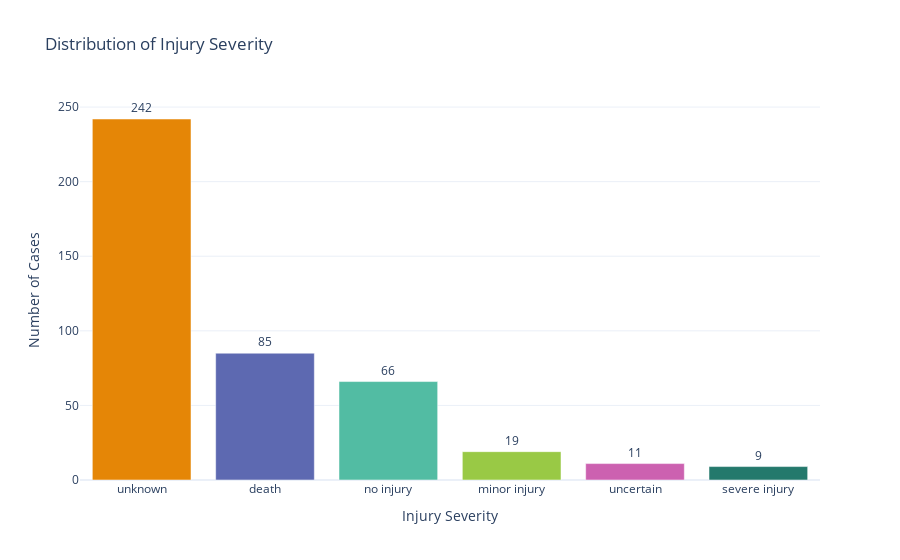
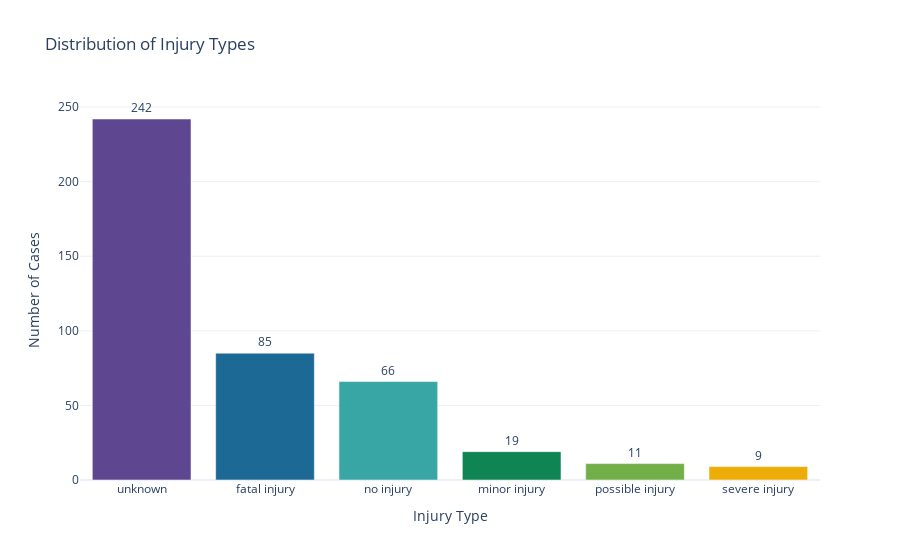

Notebook code for these charts, in order:
### Code cell
import plotly.express as px
import plotly.io as pio

# Show in VSCode browser
pio.renderers.default = 'vscode'

# Ensure columns are clean
df.columns = df.columns.str.strip()

# --------------------------------------------
# 1. INJURY SEVERITY GRAPH
# --------------------------------------------
if 'injury_severity' not in df.columns:
    raise KeyError("Column 'injury_severity' not found! Current columns: " + str(df.columns.tolist()))

severity_counts = df['injury_severity'].value_counts().reset_index()
severity_counts.columns = ['Injury Severity', 'Count']

fig1 = px.bar(
    severity_counts,
    x='Injury Severity',
    y='Count',
    title='Distribution of Injury Severity',
    color='Injury Severity',
    text='Count',
    color_discrete_sequence=px.colors.qualitative.Vivid
)

fig1.update_traces(textposition='outside')
fig1.update_layout(
    xaxis_title='Injury Severity',
    yaxis_title='Number of Cases',
    template='plotly_white',
    showlegend=False
)

fig1.show()

# --------------------------------------------
# 2. INJURY TYPE GRAPH
# --------------------------------------------
if 'injury_type' not in df.columns:
    raise KeyError("Column 'injury_type' not found! Current columns: " + str(df.columns.tolist()))

type_counts = df['injury_type'].value_counts().reset_index()
type_counts.columns = ['Injury Type', 'Count']

fig2 = px.bar(
    type_counts,
    x='Injury Type',
    y='Count',
    title='Distribution of Injury Types',
    color='Injury Type',
    text='Count',
    color_discrete_sequence=px.colors.qualitative.Prism
)

fig2.update_traces(textposition='outside')
fig2.update_layout(
    xaxis_title='Injury Type',
    yaxis_title='Number of Cases',
    template='plotly_white',
    showlegend=False
)

fig2.show()

### Figure 1 — Plotly figure (JSON) as saved in the notebook; plotly's stock layout.template omitted (floating-point values rounded to 4 significant figures)
{"data": [{"alignmentgroup": "True", "hovertemplate": "Injury Severity=%{x}<br>Count=%{text}<extra></extra>", "legendgroup": "unknown", "marker": {"color": "rgb(229, 134, 6)", "pattern": {"shape": ""}}, "name": "unknown", "offsetgroup": "unknown", "orientation": "v", "showlegend": true, "text": [242], "textposition": "outside", "type": "bar", "x": ["unknown"], "xaxis": "x", "y": [242], "yaxis": "y"}, {"alignmentgroup": "True", "hovertemplate": "Injury Severity=%{x}<br>Count=%{text}<extra></extra>", "legendgroup": "death", "marker": {"color": "rgb(93, 105, 177)", "pattern": {"shape": ""}}, "name": "death", "offsetgroup": "death", "orientation": "v", "showlegend": true, "text": [85], "textposition": "outside", "type": "bar", "x": ["death"], "xaxis": "x", "y": [85], "yaxis": "y"}, {"alignmentgroup": "True", "hovertemplate": "Injury Severity=%{x}<br>Count=%{text}<extra></extra>", "legendgroup": "no injury", "marker": {"color": "rgb(82, 188, 163)", "pattern": {"shape": ""}}, "name": "no injury", "offsetgroup": "no injury", "orientation": "v", "showlegend": true, "text": [66], "textposition": "outside", "type": "bar", "x": ["no injury"], "xaxis": "x", "y": [66], "yaxis": "y"}, {"alignmentgroup": "True", "hovertemplate": "Injury Severity=%{x}<br>Count=%{text}<extra></extra>", "legendgroup": "minor injury", "marker": {"color": "rgb(153, 201, 69)", "pattern": {"shape": ""}}, "name": "minor injury", "offsetgroup": "minor injury", "orientation": "v", "showlegend": true, "text": [19], "textposition": "outside", "type": "bar", "x": ["minor injury"], "xaxis": "x", "y": [19], "yaxis": "y"}, {"alignmentgroup": "True", "hovertemplate": "Injury Severity=%{x}<br>Count=%{text}<extra></extra>", "legendgroup": "uncertain", "marker": {"color": "rgb(204, 97, 176)", "pattern": {"shape": ""}}, "name": "uncertain", "offsetgroup": "uncertain", "orientation": "v", "showlegend": true, "text": [11], "textposition": "outside", "type": "bar", "x": ["uncertain"], "xaxis": "x", "y": [11], "yaxis": "y"}, {"alignmentgroup": "True", "hovertemplate": "Injury Severity=%{x}<br>Count=%{text}<extra></extra>", "legendgroup": "severe injury", "marker": {"color": "rgb(36, 121, 108)", "pattern": {"shape": ""}}, "name": "severe injury", "offsetgroup": "severe injury", "orientation": "v", "showlegend": true, "text": [9], "textposition": "outside", "type": "bar", "x": ["severe injury"], "xaxis": "x", "y": [9], "yaxis": "y"}], "layout": {"barmode": "relative", "legend": {"title": {"text": "Injury Severity"}, "tracegroupgap": 0}, "showlegend": false, "title": {"text": "Distribution of Injury Severity"}, "xaxis": {"anchor": "y", "categoryarray": ["unknown", "death", "no injury", "minor injury", "uncertain", "severe injury"], "categoryorder": "array", "domain": [0, 1], "title": {"text": "Injury Severity"}}, "yaxis": {"anchor": "x", "domain": [0, 1], "title": {"text": "Number of Cases"}}}}

### Figure 2 — Plotly figure (JSON) as saved in the notebook; plotly's stock layout.template omitted (floating-point values rounded to 4 significant figures)
{"data": [{"alignmentgroup": "True", "hovertemplate": "Injury Type=%{x}<br>Count=%{text}<extra></extra>", "legendgroup": "unknown", "marker": {"color": "rgb(95, 70, 144)", "pattern": {"shape": ""}}, "name": "unknown", "offsetgroup": "unknown", "orientation": "v", "showlegend": true, "text": [242], "textposition": "outside", "type": "bar", "x": ["unknown"], "xaxis": "x", "y": [242], "yaxis": "y"}, {"alignmentgroup": "True", "hovertemplate": "Injury Type=%{x}<br>Count=%{text}<extra></extra>", "legendgroup": "fatal injury", "marker": {"color": "rgb(29, 105, 150)", "pattern": {"shape": ""}}, "name": "fatal injury", "offsetgroup": "fatal injury", "orientation": "v", "showlegend": true, "text": [85], "textposition": "outside", "type": "bar", "x": ["fatal injury"], "xaxis": "x", "y": [85], "yaxis": "y"}, {"alignmentgroup": "True", "hovertemplate": "Injury Type=%{x}<br>Count=%{text}<extra></extra>", "legendgroup": "no injury", "marker": {"color": "rgb(56, 166, 165)", "pattern": {"shape": ""}}, "name": "no injury", "offsetgroup": "no injury", "orientation": "v", "showlegend": true, "text": [66], "textposition": "outside", "type": "bar", "x": ["no injury"], "xaxis": "x", "y": [66], "yaxis": "y"}, {"alignmentgroup": "True", "hovertemplate": "Injury Type=%{x}<br>Count=%{text}<extra></extra>", "legendgroup": "minor injury", "marker": {"color": "rgb(15, 133, 84)", "pattern": {"shape": ""}}, "name": "minor injury", "offsetgroup": "minor injury", "orientation": "v", "showlegend": true, "text": [19], "textposition": "outside", "type": "bar", "x": ["minor injury"], "xaxis": "x", "y": [19], "yaxis": "y"}, {"alignmentgroup": "True", "hovertemplate": "Injury Type=%{x}<br>Count=%{text}<extra></extra>", "legendgroup": "possible injury", "marker": {"color": "rgb(115, 175, 72)", "pattern": {"shape": ""}}, "name": "possible injury", "offsetgroup": "possible injury", "orientation": "v", "showlegend": true, "text": [11], "textposition": "outside", "type": "bar", "x": ["possible injury"], "xaxis": "x", "y": [11], "yaxis": "y"}, {"alignmentgroup": "True", "hovertemplate": "Injury Type=%{x}<br>Count=%{text}<extra></extra>", "legendgroup": "severe injury", "marker": {"color": "rgb(237, 173, 8)", "pattern": {"shape": ""}}, "name": "severe injury", "offsetgroup": "severe injury", "orientation": "v", "showlegend": true, "text": [9], "textposition": "outside", "type": "bar", "x": ["severe injury"], "xaxis": "x", "y": [9], "yaxis": "y"}], "layout": {"barmode": "relative", "legend": {"title": {"text": "Injury Type"}, "tracegroupgap": 0}, "showlegend": false, "title": {"text": "Distribution of Injury Types"}, "xaxis": {"anchor": "y", "categoryarray": ["unknown", "fatal injury", "no injury", "minor injury", "possible injury", "severe injury"], "categoryorder": "array", "domain": [0, 1], "title": {"text": "Injury Type"}}, "yaxis": {"anchor": "x", "domain": [0, 1], "title": {"text": "Number of Cases"}}}}
